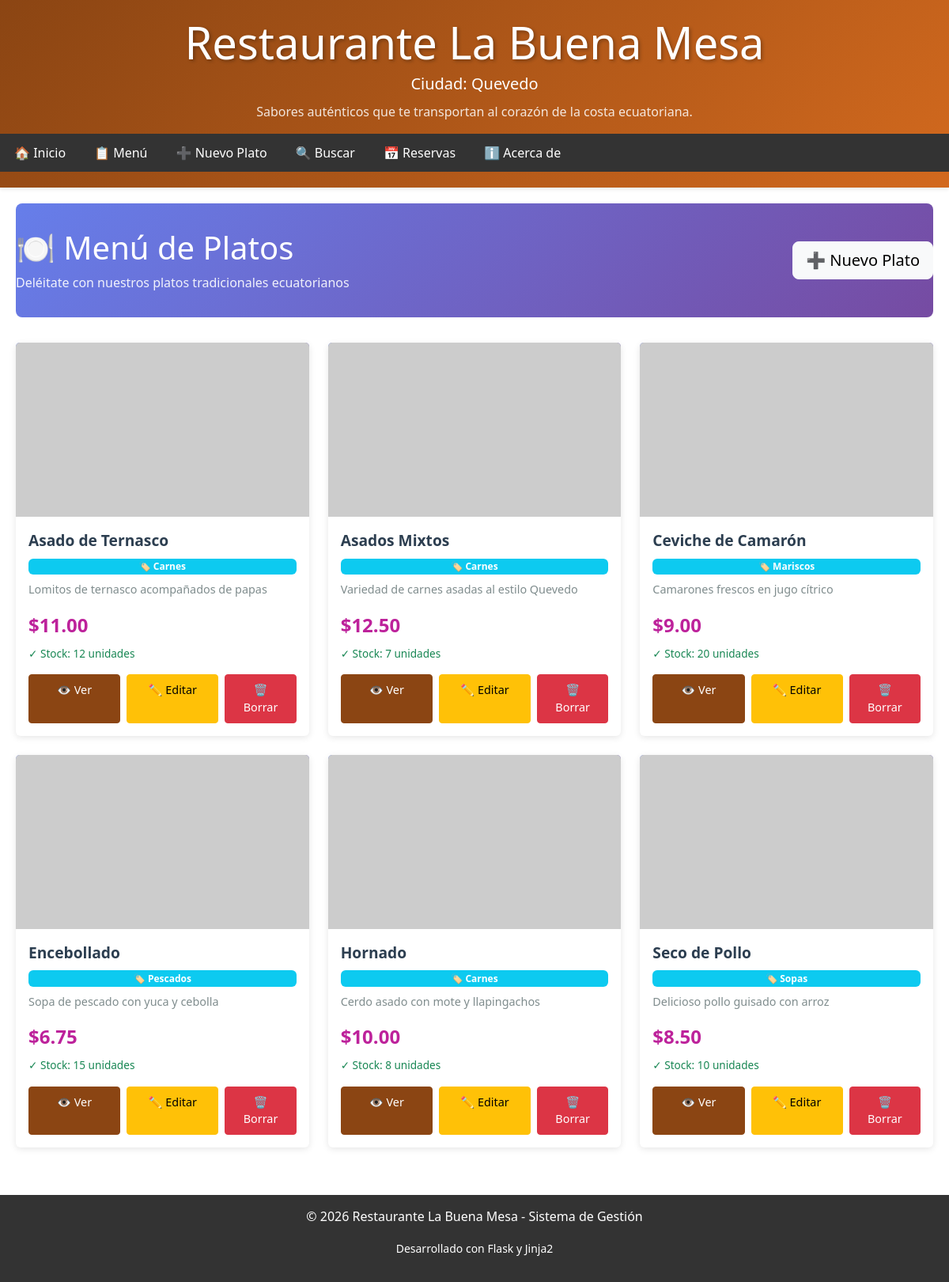
The page /productos on the database its author committed.
### tables this page shows
CREATE TABLE productos (
                id INTEGER PRIMARY KEY AUTOINCREMENT,
                nombre TEXT NOT NULL UNIQUE,
                cantidad INTEGER NOT NULL DEFAULT 0,
                precio REAL NOT NULL DEFAULT 0.0,
                categoria TEXT,
                descripcion TEXT,
                imagen TEXT,
                fecha_creacion TIMESTAMP DEFAULT CURRENT_TIMESTAMP,
                fecha_actualizacion TIMESTAMP DEFAULT CURRENT_TIMESTAMP
            );

### inventario_sistema/app.py (the view)
@app.route('/productos')
def productos():
    productos = db_conexion.obtener_todos_productos()
    return render_template('productos.html', productos=productos, negocio_name='Restaurante La Buena Mesa')

### inventario_sistema/models/conexion.py (called while the page is built)
    def obtener_todos_productos(self):
        self.cursor.execute('SELECT * FROM productos ORDER BY nombre')
        return [dict(row) for row in self.cursor.fetchall()]

### inventario_sistema/templates/productos.html (shortened to what this page needs)
{% extends "base.html" %}
{% block content %}
<div class="header-menu">
    <div class="row align-items-center">
        <div class="col-md-8">
            <h2>🍽️ Menú de Platos</h2>
            <p>Deléitate con nuestros platos tradicionales ecuatorianos</p>
        </div>
        <div class="col-md-4 text-end">
            <a href="/producto/nuevo" class="btn btn-light btn-lg">➕ Nuevo Plato</a>
        </div>
    </div>
</div>
{% if productos %}
<div class="row g-4">
    {% for p in productos %}
    <div class="col-md-6 col-lg-4">
        <div class="card plato-card">
            {% if p.imagen %}
            <img src="{{ p.imagen }}" alt="{{ p.nombre }}" class="card-img-top plato-imagen" onerror="this.src='https://via.placeholder.com/400x220?text={{ p.nombre | urlencode }}'">
            {% else %}
            <div class="plato-imagen d-flex align-items-center justify-content-center text-white">
                <span style="font-size: 3rem;">🍖</span>
            </div>
            {% endif %}
            <div class="card-body plato-body">
                <div class="plato-titulo">{{ p.nombre }}</div>
                {% if p.categoria %}
                <span class="badge bg-info plato-categoria">🏷️ {{ p.categoria }}</span>
                {% endif %}
                {% if p.descripcion %}
                <p class="plato-descripcion">{{ p.descripcion }}</p>
                {% endif %}
                <div class="plato-precio">${{ "%.2f"|format(p.precio) }}</div>
                <div class="plato-stock">
                    {% if p.cantidad > 0 %}
                    <span class="text-success">✓ Stock: {{ p.cantidad }} unidades</span>
                    {% else %}
                    <span class="text-danger">✗ Sin stock</span>
                    {% endif %}
                </div>
                <div class="botones-accion">
                    <a href="/plato/{{ p.nombre }}" class="btn btn-sm btn-primary">👁️ Ver</a>
                    <a href="/producto/editar/{{ p.id }}" class="btn btn-sm btn-warning">✏️ Editar</a>
                    <form method="POST" action="/producto/eliminar/{{ p.id }}" style="flex: 1;">
                        <button type="submit" class="btn btn-sm btn-danger w-100" onclick="return confirm('¿Eliminar este plato?')">🗑️ Borrar</button>
                    </form>
                </div>
            </div>
        </div>
    </div>
    {% endfor %}
</div>
{% endif %}
{% endblock %}

### inventario_sistema/templates/base.html (shortened to what this page needs)
<!DOCTYPE html>
<html lang="es">
<head>
    <link rel="stylesheet" href="https://cdn.jsdelivr.net/npm/bootstrap@5.3.0/dist/css/bootstrap.min.css">
    <link rel="stylesheet" href="{{ url_for('static', filename='style.css') }}">
</head>
<body>
    <header>
        <div class="container text-center">
            <h1 class="display-4 mb-1">{{ negocio_name or 'Restaurante La Buena Mesa' }}</h1>
            <p class="lead mb-2">Ciudad: <strong>Quevedo</strong></p>
            <p style="font-size:1rem; opacity:0.85;">Sabores auténticos que te transportan al corazón de la costa ecuatoriana.</p>
        </div>
        <nav>
            <ul>
                <li><a href="/">🏠 Inicio</a></li>
                <li><a href="/menu">📋 Menú</a></li>
                <li><a href="/producto/nuevo">➕ Nuevo Plato</a></li>
                <li><a href="/buscar">🔍 Buscar</a></li>
                <li><a href="/reserva/Cliente">📅 Reservas</a></li>
                <li><a href="/about">ℹ️ Acerca de</a></li>
            </ul>
        </nav>
    </header>
    <main>
        <div class="container">
            {% block content %}
            {% endblock %}
        </div>
    </main>
    <footer>
        <p>&copy; 2026 {{ negocio_name or 'Restaurante La Buena Mesa' }} - Sistema de Gestión</p>
        <p><small>Desarrollado con Flask y Jinja2</small></p>
    </footer>
</body>
</html>

### inventario_sistema/templates/base.html (style rules this page uses)
* { margin: 0; padding: 0; box-sizing: border-box; }
html, body { height: 100%; }
body { display: flex; flex-direction: column; font-family: 'Segoe UI', Tahoma, Geneva, Verdana, sans-serif; }
main { flex: 1; padding: 20px 0; }
header { background: linear-gradient(135deg, #8B4513 0%, #D2691E 100%); color: white; padding: 20px 0; box-shadow: 0 2px 5px rgba(0,0,0,0.1); }
header h1 { margin: 0; font-size: 2.5rem; text-align: center; text-shadow: 2px 2px 4px rgba(0,0,0,0.3); }
nav { background-color: #333; margin-top: 10px; }
nav ul { display: flex; list-style: none; margin: 0; padding: 0; flex-wrap: wrap; }
nav li { margin: 0; }
nav a { display: block; color: white; text-decoration: none; padding: 12px 18px; transition: background 0.3s; }
footer { background-color: #333; color: white; text-align: center; padding: 15px; margin-top: 40px; }
.container { max-width: 1200px; margin: 0 auto; padding: 0 20px; }
.btn-primary { background-color: #8B4513; border-color: #8B4513; }

### inventario_sistema/templates/productos.html (style rules this page uses)
.plato-card { transition: all 0.3s ease; border: none; box-shadow: 0 2px 8px rgba(0,0,0,0.1); height: 100%; }
.plato-imagen { height: 220px; object-fit: cover; background: linear-gradient(135deg, #667eea 0%, #764ba2 100%); }
.plato-body { display: flex; flex-direction: column; }
.plato-titulo { font-size: 1.2rem; font-weight: bold; color: #2c3e50; margin-bottom: 0.5rem; }
.plato-categoria { display: inline-block; font-size: 0.75rem; margin-bottom: 0.5rem; }
.plato-descripcion { font-size: 0.9rem; color: #7f8c8d; margin-bottom: 1rem; flex-grow: 1; }
.plato-precio { font-size: 1.5rem; color: #bd229b; font-weight: bold; margin-bottom: 0.5rem; }
.plato-stock { font-size: 0.85rem; color: #e74c3c; margin-bottom: 1rem; }
.botones-accion { display: flex; gap: 0.5rem; }
.botones-accion .btn { flex: 1; font-size: 0.9rem; padding: 0.5rem 0.75rem; }
.header-menu { background: linear-gradient(135deg, #667eea 0%, #764ba2 100%); color: white; padding: 2rem 0; margin-bottom: 2rem; border-radius: 8px; }
.header-menu h2 { margin: 0; font-size: 2.5rem; }
.header-menu p { margin: 0.5rem 0 0 0; opacity: 0.9; }

### rows shown on the page
productos: nombre "Asado de Ternasco", categoria "Carnes", descripcion "Lomitos de ternasco acompañados de papas", precio "11.00", cantidad "12"
productos: nombre "Asados Mixtos", categoria "Carnes", descripcion "Variedad de carnes asadas al estilo Quevedo", precio "12.50", cantidad "7"
productos: nombre "Ceviche de Camarón", categoria "Mariscos", descripcion "Camarones frescos en jugo cítrico", precio "9.00", cantidad "20"
productos: nombre "Encebollado", categoria "Pescados", descripcion "Sopa de pescado con yuca y cebolla", precio "6.75", cantidad "15"
productos: nombre "Hornado", categoria "Carnes", descripcion "Cerdo asado con mote y llapingachos", precio "10.00", cantidad "8"
productos: nombre "Seco de Pollo", categoria "Sopas", descripcion "Delicioso pollo guisado con arroz", precio "8.50", cantidad "10"

### other values the page prints
{{ negocio_name or 'Restaurante La Buena Mesa' }} "Restaurante La Buena Mesa"
